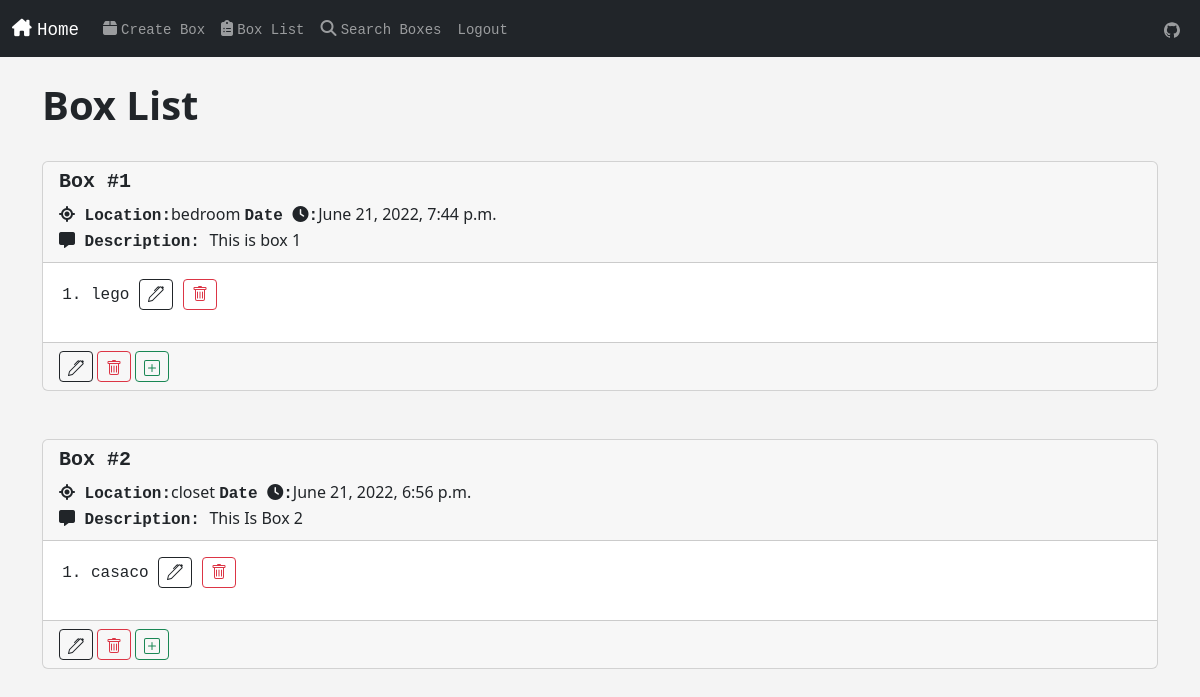
The app's page /box_list (signed in), older data.
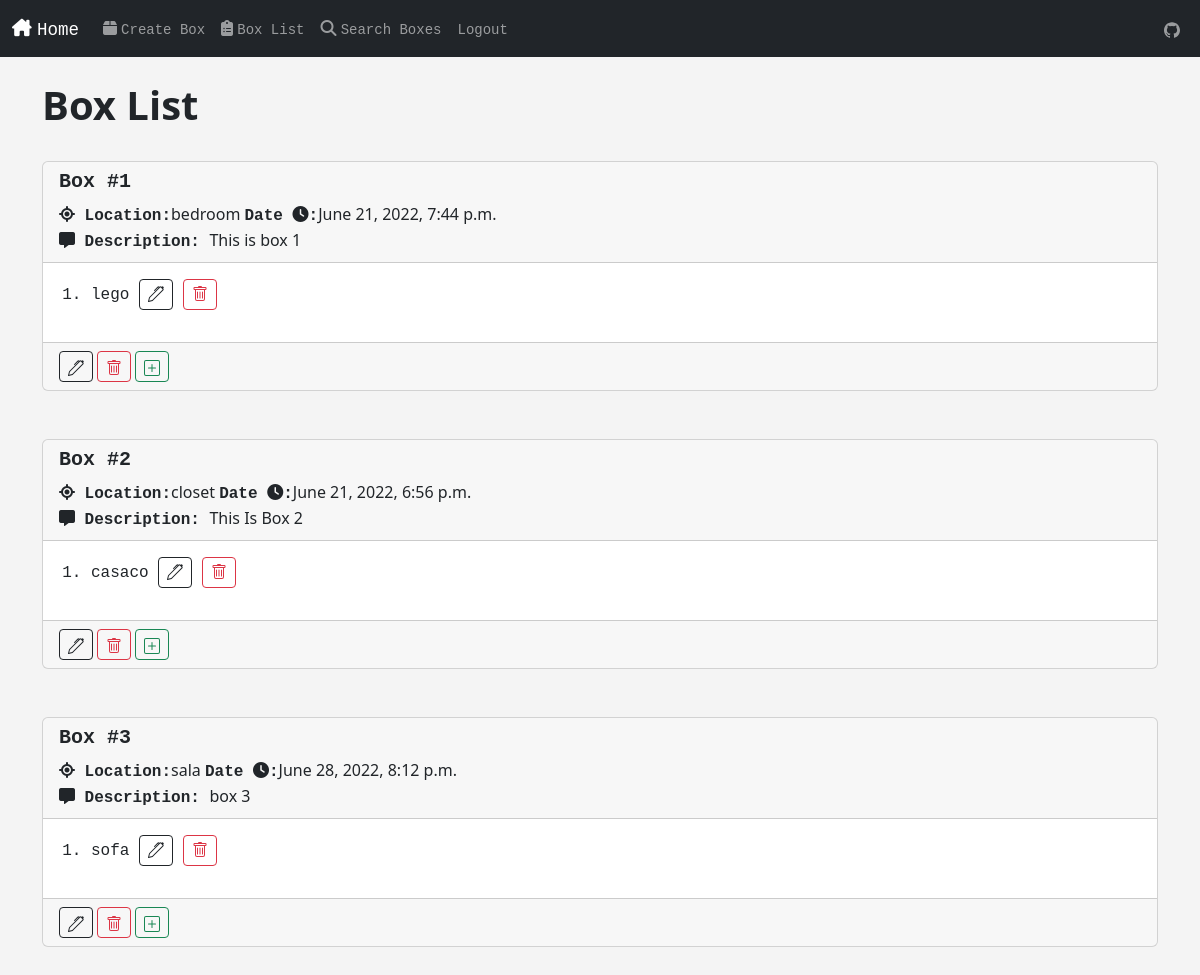
The same page, newer data.
### mainApp/models.py (models this page shows, shortened)
class Box(models.Model):
    box_number = models.IntegerField('Box Number', unique=True)
    box_location = models.CharField('Box Location', max_length=50, blank=True)
    box_description = models.TextField(blank=True)
    box_creation_date = models.DateTimeField('Box Date', blank=True)

class BoxItem(models.Model):
    box = models.ForeignKey(Box, blank=True, null=True, on_delete=models.CASCADE)
    item_name = models.CharField('Item Name', max_length=300)
    item_quantity = models.CharField('Item Quantity', max_length=50)
    item_creation_date = models.DateTimeField('Item Date', blank=True)

### mainApp/views.py (the view)
# urls.py: path('box_list', views.box_list, name="box-list"),
def box_list(request):
    box_list = Box.objects.all().order_by('box_number')
    box_Item_list = BoxItem.objects.all().order_by('item_creation_date')
    return render(request, 'mainApp/box_list.html',
        {'box_list': box_list,
        'box_Item_list': box_Item_list})

### mainApp/templates/mainApp/box_list.html (shortened to what this page needs)
{% extends 'mainApp/base.html'%}
{% block content %}
{% load static %}
{% if user.is_authenticated %}
    <h1>Box List</h1>
    <br/>
{% for box in box_list %}
<div class="card">
    <div class="card-header">
        <h5 class="card-title" id="courier">Box #{{ box.box_number }}<br/></h5> <strong class="courier"><i class="fa-solid fa-location-crosshairs"></i> Location:</strong>{{ box.box_location }} <strong class="courier"> Date <i class="fa-solid fa-clock"></i>:</strong>{{ box.box_creation_date }} <br/> <strong class="courier"><i class="fa-solid fa-message"></i> Description: </strong>{{ box.box_description }}
    </div>
    <div class="card-body" id="courier">
        <ol>
    {% if user.is_authenticated %}
      {% for item in box_Item_list %}
          {% if item.box.id == box.id %}
        <li>{{ item.item_name }}
          <a href="{% url 'edit-item' item.id %}" class="btn btn-outline-dark btn-sm" title="Edit">
        </a>
          <a href="{% url 'delete-item' item.id %}" type="button" class="btn btn-outline-danger btn-sm" title="Delete" onclick="return confirm('Are you sure you what to delete this item?')">
          </a>
        <br/>
        </li>
        {% endif %}
      {% endfor %}
    {% endif %}
        </ol>
    </div>
    <div class="card-footer text-muted">
      {% if user.is_authenticated %}
        <a href="{% url 'edit-box' box.id %}" class="btn btn-outline-dark btn-sm" title="Edit">
        </a>
         <button type="button" class="btn btn-outline-danger btn-sm" title="Delete" data-bs-toggle="modal" data-bs-target="#staticBackdrop">
        </button>
        <a href="{% url 'add-item' box.id %}" type="button" class="btn btn-outline-success btn-sm" title="Add Item">
        </a>
        {% endif %}
    </div>
</div>
    <br/><br/>
{% endfor %}
{% else %}
<h3>Sorry, You Are Not Able To View This Page(I Explained This On The Home Page, Try To Keep Up).</h3>
{% endif %}
{% endblock %}

Row changes from the older to the newer data that the page shows:
added Box: box_number "3", box_location "sala", box_creation_date "June 28, 2022, 8:12 p.m.", box_description "box 3"
added BoxItem: item_name "sofa", shown under "3"
